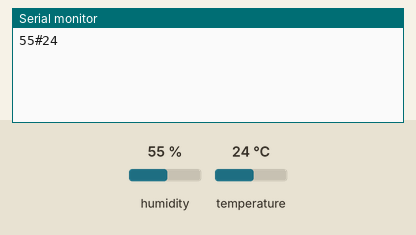
This sketch was run on a simulated Arduino Uno, built with avr-gcc and run on an emulated ATmega328P. On the bench: the last lines printed to the serial monitor. The test bench sets the inputs (shaded band); at power-on: humidity 55 %, temperature 24 °C.

Above: at 2.8 s.
2.9 s: humidity set to 22 %
At 4.4 s:
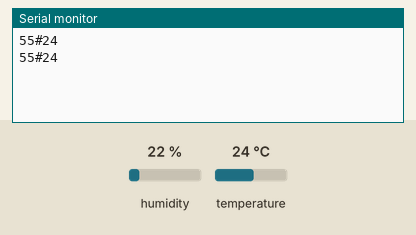
5.6 s: temperature set to 12 °C
At 7.1 s:
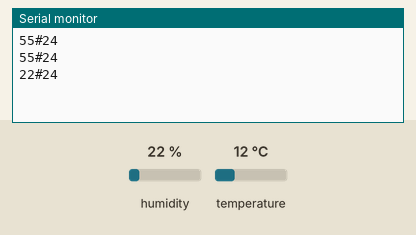
8.3 s: humidity set to 40 %
At 11.2 s:
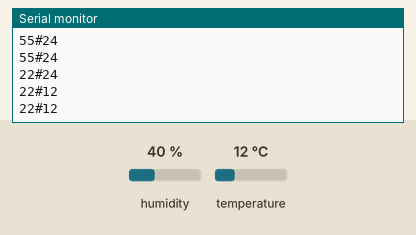
Timing chart, 0 to 12.7 s (numbered marks = the images above; inputs shaded):
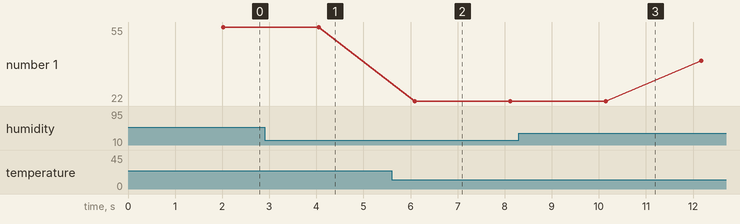

Measured:
- plotted number 1: 22 → 40 after the input at 8.3 s

The sketch:

Send.ino
```cpp
#include <Adafruit_Sensor.h>
#include <DHT.h>
#include <DHT_U.h>
#include <SoftwareSerial.h>

#define DHT_PIN 2
#define DHT_TYPE DHT11
SoftwareSerial P_Serial(6, 7);
DHT dht(DHT_PIN, DHT_TYPE);

void setup() {

  Serial.begin(9600);
  dht.begin();
  P_Serial.begin(9600);
  pinMode(DHT_PIN, OUTPUT);

}

void loop() {

  int h = dht.readHumidity();
  int t = dht.readTemperature();
  delay(2000);
  String sensing1 = (String)h;
  String sensing2 = (String)t;
  String str = (String)sensing1 + "#" + (String)sensing2;

  Serial.println(str);
  P_Serial.println(str);
}
```
